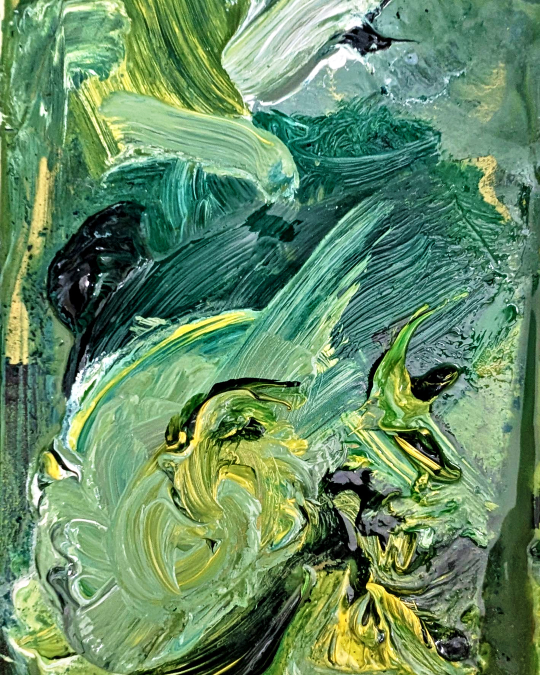
#> input picture reel/graded/detail_green_impasto.jpg, 1080 x 1350 px, given in place of 6.jpg, which was not available (shown at 1/2 size)
$ python grade_photos.py
#> lines starting #> are read from the running program, lines starting #| are printed output that depends on the picture; pictures that were not available may be replaced by others from this repository, and a replacement may not be noted
"""Two grades. 'true' for paintings (neutral, accurate, lifted exposure).
'inspo' for nature photos (soft filmic: lifted blacks, gentle roll-off, warm highs / cool shadows, light grain)."""
import numpy as np
from PIL import Image, ImageCms
I='/tmp/claude-0/-home-user-Little-Bean-Server/d901dcad-3814-5d42-8c2c-d198042d327b/images/'
U='/root/.claude/uploads/d901dcad-3814-5d42-8c2c-d198042d327b/'
O='/home/user/Little-Bean-Server/reel/graded/'
srgb=ImageCms.ImageCmsProfile(ImageCms.createProfile('sRGB')).tobytes()
rng=np.random.default_rng(5)
def crop45(im):
    h=round(im.width*5/4); y=(im.height-h)//2
    return im.crop((0,y,im.width,y+h)).resize((1080,1350),Image.LANCZOS)
def lum(a): return (.2126*a[...,0]+.7152*a[...,1]+.0722*a[...,2])[...,None]
def sat(a,s): L=lum(a); return L+(a-L)*s
def curve(a,xs,ys): return np.interp(np.clip(a,0,1),xs,ys)
import cv2
def vibrance(a,amt):
    L=lum(a); c=np.abs(a-L).max(-1,keepdims=True)              # current saturation
    return L+(a-L)*(1+amt*(1-np.clip(c*2.5,0,1)))               # boost muted colours most
def clarity(a,amt,r=25):
    L=lum(a)[...,0]; bl=cv2.GaussianBlur(L,(0,0),r)
    return a+amt*(L-bl)[...,None]                               # local contrast, no halos at this strength
def true_grade(im, ref_box, wb_strength, out):
    a=np.asarray(im).astype(np.float32)/255
    x0,y0,x1,y1=[int(v) for v in (ref_box[0]*im.width,ref_box[1]*im.height,ref_box[2]*im.width,ref_box[3]*im.height)]
    r=a[y0:y1,x0:x1].reshape(-1,3).mean(0); g=r[1]
    gain=1+wb_strength*(g/r-1); a=a*gain                       # neutralise lamp cast
    p99=np.percentile(lum(a),99.5); a=a*min(0.93/p99,1.9)      # set exposure so whites land ~93%
    a=curve(a,[0,.04,.25,.5,.75,1],[.008,.03,.21,.51,.80,.98])   # firmer S, blacks kept off zero
    a=clarity(a,0.35); a=vibrance(a,0.45); a=sat(a,1.06)
    Image.fromarray((np.clip(a,0,1)*255+.5).astype(np.uint8)).save(O+out,quality=95,subsampling=0,icc_profile=srgb)
    print(out,'gain',gain.round(3),'exp',round(min(0.93/p99,1.9),2))
def inspo_grade(im,out):
    a=np.asarray(im).astype(np.float32)/255
    a=a*(0.93/max(np.percentile(lum(a),99.5),0.5))
    a=curve(a,[0,.2,.5,.8,1],[.025,.18,.50,.80,.96])             # richer contrast, slight lift only
    a=clarity(a,0.4); a=vibrance(a,0.5); a=sat(a,1.04)
    L=lum(a); a=a+(1-L)*np.array([-.008,.002,.015])+L*np.array([.018,.008,-.015])  # cool shadows, warm highs
    a=a+rng.normal(0,.009,a.shape[:2])[...,None]                 # fine grain
    Image.fromarray((np.clip(a,0,1)*255+.5).astype(np.uint8)).save(O+out,quality=95,subsampling=0,icc_profile=srgb)
    print(out)
true_grade(crop45(Image.open(I+'6.jpg').convert('RGB')),(.05,.05,.30,.25),0.5,'painting_easel.jpg')
#> in crop45, `h = round(im.width * 5 / 4)`: h = 1350
#> in crop45, `y = (im.height - h) // 2`: y = 0
#> in crop45, returned value is the input picture: PIL image 1080x1350 RGB; mean R, G, B 102.8, 141.6, 101.9
#> in true_grade, `x0,y0,x1,y1=[int(v) for v in (ref_box[0]*im.width,ref_box[1]*im.height..`: x0 = 54; y0 = 67; x1 = 324; y1 = 337
#> in true_grade, `r = a[y0:y1, x0:x1].reshape(-1, 3).mean(0)`: r = [0.493, 0.67, 0.436]
#> in true_grade, `g = r[1]`: g = 0.67
#> in true_grade, `gain = 1 + wb_strength * (g / r - 1)`: gain = [1.18, 1, 1.27]
#> in true_grade, `a = a * gain`:
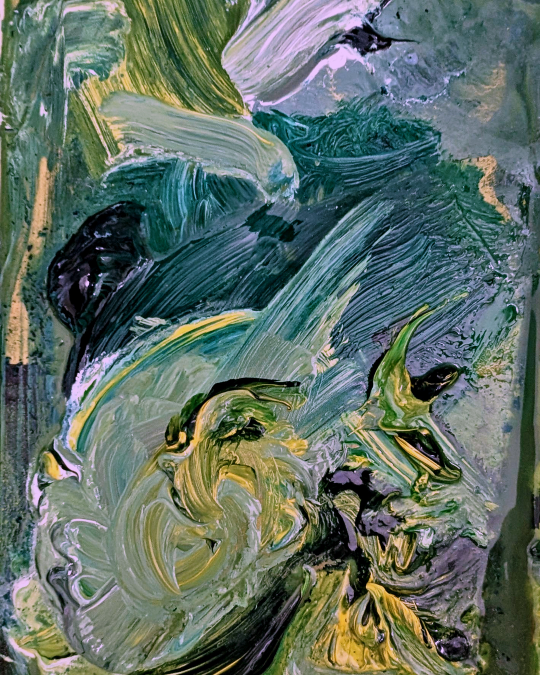
#> a: shape (1350, 1080, 3) float32 (shown at 1/2 size); mean R, G, B 0.476, 0.555, 0.507; drawn with min black and max white
#> in lum, `def lum(a): return (.2126*a[...,0]+.7152*a[...,1]+.0722*a[...,2])[...,..`:
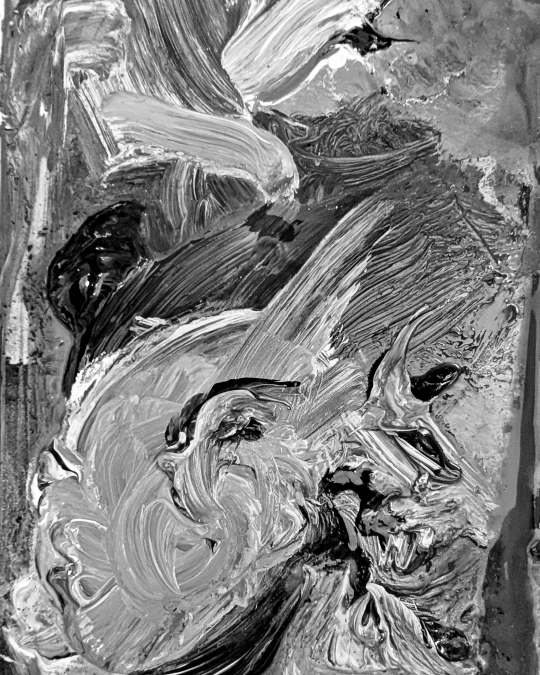
#> returned value: shape (1350, 1080, 1) float32 (shown at 1/2 size); min 0, max 1.06, mean 0.535; drawn with min black and max white
#> in true_grade, `p99 = np.percentile(lum(a), 99.5)`: p99 = 1.04
#> in clarity, `bl = cv2.GaussianBlur(L, (0, 0), r)`:
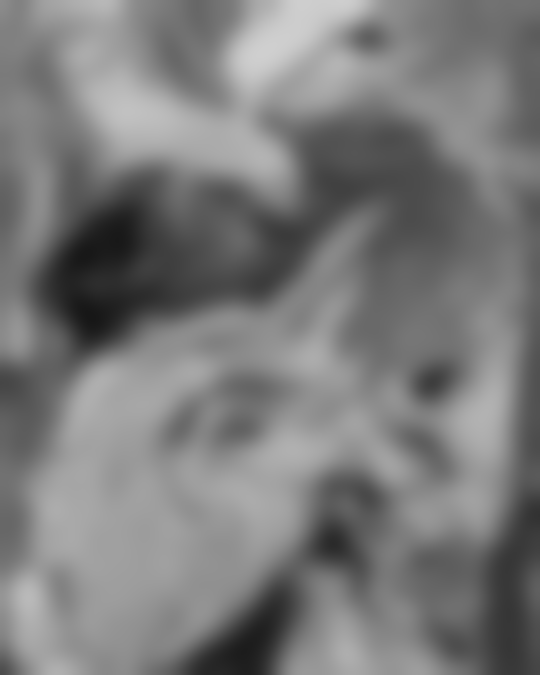
#> bl: shape (1350, 1080) float64 (shown at 1/2 size); min 0.0907, max 0.814, mean 0.482
#| painting_easel.jpg gain [1.18 1.   1.27] exp 0.89
true_grade(crop45(Image.open(I+'7.jpg').convert('RGB')),(.05,.03,.70,.22),0.45,'painting_stone_wall.jpg')
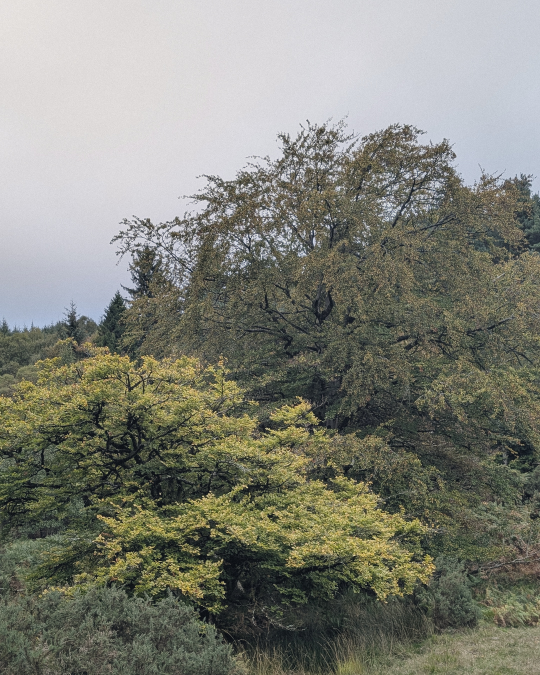
#> input picture reel/graded/inspo_01.jpg, 1080 x 1350 px, given in place of 7.jpg, which was not available (shown at 1/2 size)
#> in crop45, returned value is the input picture: PIL image 1080x1350 RGB; mean R, G, B 128.2, 129.3, 119.2
#> in lum (call 5), `def lum(a): return (.2126*a[...,0]+.7152*a[...,1]+.0722*a[...,2])[...,..`:
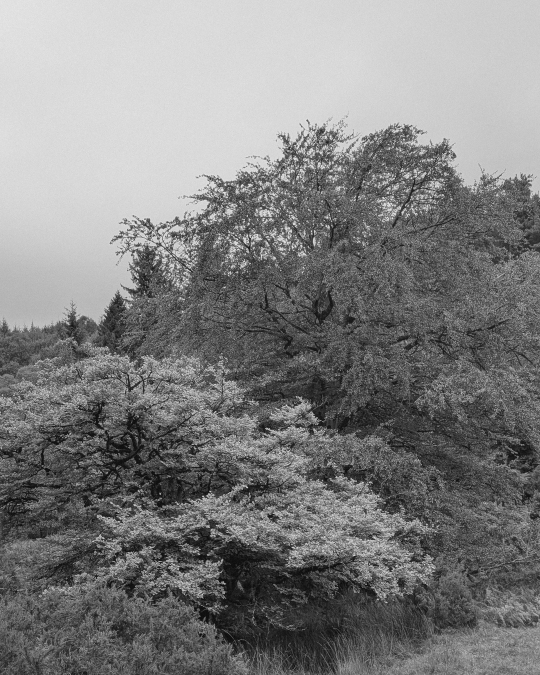
#> returned value: shape (1350, 1080, 1) float32 (shown at 1/2 size); min 0.0126, max 0.956, mean 0.503
#> call 2 of vibrance, with amt = 0.45
#> in vibrance (call 2), `c = np.abs(a - L).max(-1, keepdims=True)`:
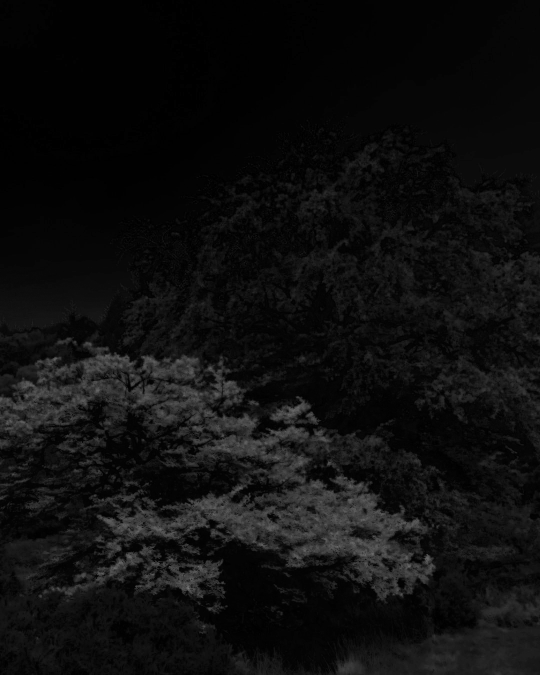
#> c: shape (1350, 1080, 1) float64 (shown at 1/2 size); min 0.000141, max 0.525, mean 0.0594
#| painting_stone_wall.jpg gain [0.996 1.    0.996] exp 1.05
for n,f in enumerate(['dbccdfdc','bcc06a7f','c497bc31','c037c862','85fbdf5d','73561c85','2b3371bc','db202dda','c975f78a'],1):
    inspo_grade(crop45(Image.open(U+f+'-image.jpg').convert('RGB')),f'inspo_{n:02d}.jpg')
#> in lum (call 11), `def lum(a): return (.2126*a[...,0]+.7152*a[...,1]+.0722*a[...,2])[...,..`:
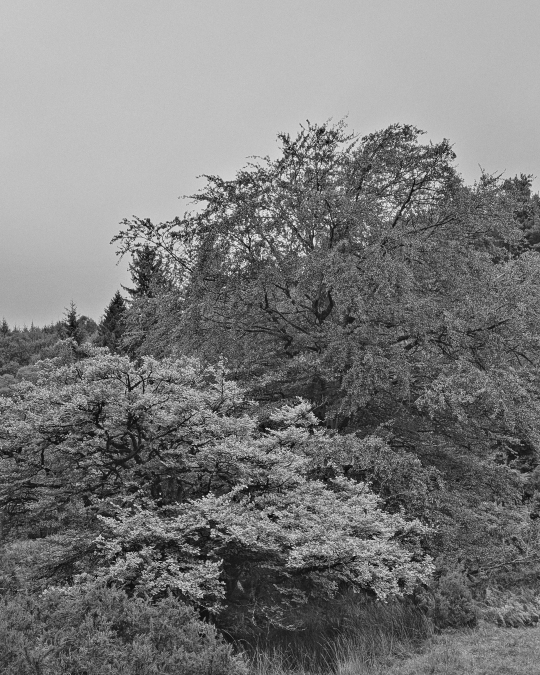
#> returned value: shape (1350, 1080, 1) float64 (shown at 1/2 size); min -0.0984, max 1.19, mean 0.516; drawn with min black and max white
#> (the run stopped early here; a loop or call above may not have finished)
